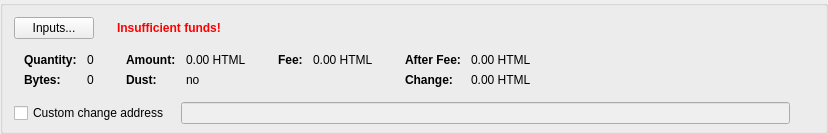
    <widget class="QGroupBox" name="groupBoxCoinControl">
     <layout class="QVBoxLayout" name="verticalLayout_4">
      <property name="bottomMargin">
       <number>6</number>
      </property>
      <item>
       <layout class="QVBoxLayout" name="verticalLayoutCoinControl" stretch="0,0,0,1">
        <property name="spacing">
         <number>0</number>
        </property>
        <property name="leftMargin">
         <number>0</number>
        </property>
        <property name="topMargin">
         <number>0</number>
        </property>
        <item>
         <layout class="QHBoxLayout" name="horizontalLayoutCoinControl2" stretch="0,0,0,0">
          <property name="spacing">
           <number>8</number>
          </property>
          <property name="bottomMargin">
           <number>10</number>
          </property>
          <item>
           <widget class="QPushButton" name="pushButtonCoinControl">
            <property name="styleSheet">
             <string notr="true"/>
            </property>
            <property name="text">
             <string>Inputs...</string>
            </property>
            <property name="autoDefault">
             <bool>false</bool>
            </property>
           </widget>
          </item>
          <item>
           <widget class="QLabel" name="labelCoinControlAutomaticallySelected">
            <property name="margin">
             <number>5</number>
            </property>
           </widget>
          </item>
          <item>
           <widget class="QLabel" name="labelCoinControlInsuffFunds">
            <property name="font">
             <font>
              <weight>75</weight>
              <bold>true</bold>
             </font>
            </property>
            <property name="styleSheet">
             <string notr="true">color:red;font-weight:bold;</string>
            </property>
            <property name="text">
             <string>Insufficient funds!</string>
            </property>
            <property name="margin">
             <number>5</number>
            </property>
           </widget>
          </item>
          <item>
           <spacer name="horizontalSpacerCoinControl">
            <property name="orientation">
             <enum>Qt::Horizontal</enum>
            </property>
            <property name="sizeHint" stdset="0">
             <size>
              <width>40</width>
              <height>1</height>
             </size>
            </property>
           </spacer>
          </item>
         </layout>
        </item>
        <item>
         <widget class="QWidget" name="widgetCoinControl" native="true">
          <property name="sizePolicy">
           <sizepolicy hsizetype="Preferred" vsizetype="Preferred">
            <horstretch>0</horstretch>
            <verstretch>0</verstretch>
           </sizepolicy>
          </property>
          <property name="minimumSize">
           <size>
            <width>0</width>
            <height>0</height>
           </size>
          </property>
          <property name="styleSheet">
           <string notr="true"/>
          </property>
          <layout class="QHBoxLayout" name="horizontalLayoutCoinControl5">
           <property name="leftMargin">
            <number>0</number>
           </property>
           <property name="topMargin">
            <number>0</number>
           </property>
           <property name="rightMargin">
            <number>0</number>
           </property>
           <property name="bottomMargin">
            <number>0</number>
           </property>
           <item>
            <layout class="QHBoxLayout" name="horizontalLayoutCoinControl3" stretch="0,0,0,1">
             <property name="spacing">
              <number>20</number>
             </property>
             <property name="topMargin">
              <number>0</number>
             </property>
             <property name="bottomMargin">
              <number>10</number>
             </property>
             <item>
              <layout class="QFormLayout" name="formLayoutCoinControl1">
               <property name="horizontalSpacing">
                <number>10</number>
               </property>
               <property name="verticalSpacing">
                <number>6</number>
               </property>
               <property name="leftMargin">
                <number>10</number>
               </property>
               <property name="topMargin">
                <number>4</number>
               </property>
               <property name="rightMargin">
                <number>6</number>
               </property>
               <item row="0" column="0">
                <widget class="QLabel" name="labelCoinControlQuantityText">
                 <property name="font">
                  <font>
                   <weight>75</weight>
                   <bold>true</bold>
                  </font>
                 </property>
                 <property name="text">
                  <string>Quantity:</string>
                 </property>
                 <property name="margin">
                  <number>0</number>
                 </property>
                </widget>
               </item>
               <item row="0" column="1">
                <widget class="QLabel" name="labelCoinControlQuantity">
                 <property name="cursor">
                  <cursorShape>IBeamCursor</cursorShape>
                 </property>
                 <property name="contextMenuPolicy">
                  <enum>Qt::ActionsContextMenu</enum>
                 </property>
                 <property name="text">
                  <string notr="true">0</string>
                 </property>
                 <property name="margin">
                  <number>0</number>
                 </property>
                 <property name="textInteractionFlags">
                  <set>Qt::LinksAccessibleByMouse|Qt::TextSelectableByKeyboard|Qt::TextSelectableByMouse</set>
                 </property>
                </widget>
               </item>
               <item row="1" column="0">
                <widget class="QLabel" name="labelCoinControlBytesText">
                 <property name="font">
                  <font>
                   <weight>75</weight>
                   <bold>true</bold>
                  </font>
                 </property>
                 <property name="text">
                  <string>Bytes:</string>
                 </property>
                </widget>
               </item>
               <item row="1" column="1">
                <widget class="QLabel" name="labelCoinControlBytes">
                 <property name="cursor">
                  <cursorShape>IBeamCursor</cursorShape>
                 </property>
                 <property name="contextMenuPolicy">
                  <enum>Qt::ActionsContextMenu</enum>
                 </property>
                 <property name="text">
                  <string notr="true">0</string>
                 </property>
                 <property name="textInteractionFlags">
                  <set>Qt::LinksAccessibleByMouse|Qt::TextSelectableByKeyboard|Qt::TextSelectableByMouse</set>
                 </property>
                </widget>
               </item>
              </layout>
             </item>
             <item>
              <layout class="QFormLayout" name="formLayoutCoinControl2">
               <property name="horizontalSpacing">
                <number>10</number>
               </property>
               <property name="verticalSpacing">
                <number>6</number>
               </property>
               <property name="leftMargin">
                <number>6</number>
               </property>
               <property name="topMargin">
                <number>4</number>
               </property>
               <property name="rightMargin">
                <number>6</number>
               </property>
               <item row="0" column="0">
                <widget class="QLabel" name="labelCoinControlAmountText">
                 <property name="font">
                  <font>
                   <weight>75</weight>
                   <bold>true</bold>
                  </font>
                 </property>
                 <property name="text">
                  <string>Amount:</string>
                 </property>
                 <property name="margin">
                  <number>0</number>
                 </property>
                </widget>
               </item>
               <item row="0" column="1">
                <widget class="QLabel" name="labelCoinControlAmount">
                 <property name="cursor">
                  <cursorShape>IBeamCursor</cursorShape>
                 </property>
                 <property name="contextMenuPolicy">
                  <enum>Qt::ActionsContextMenu</enum>
                 </property>
                 <property name="text">
                  <string notr="true">0.00 HTML</string>
                 </property>
                 <property name="textInteractionFlags">
                  <set>Qt::LinksAccessibleByMouse|Qt::TextSelectableByKeyboard|Qt::TextSelectableByMouse</set>
                 </property>
                </widget>
               </item>
               <item row="1" column="0">
                <widget class="QLabel" name="labelCoinControlLowOutputText">
                 <property name="font">
                  <font>
                   <weight>75</weight>
                   <bold>true</bold>
                  </font>
                 </property>
                 <property name="text">
                  <string>Dust:</string>
                 </property>
                </widget>
               </item>
               <item row="1" column="1">
                <widget class="QLabel" name="labelCoinControlLowOutput">
                 <property name="cursor">
                  <cursorShape>IBeamCursor</cursorShape>
                 </property>
                 <property name="contextMenuPolicy">
                  <enum>Qt::ActionsContextMenu</enum>
                 </property>
                 <property name="text">
                  <string notr="true">no</string>
                 </property>
                 <property name="textInteractionFlags">
                  <set>Qt::LinksAccessibleByMouse|Qt::TextSelectableByKeyboard|Qt::TextSelectableByMouse</set>
                 </property>
                </widget>
               </item>
              </layout>
             </item>
             <item>
              <layout class="QFormLayout" name="formLayoutCoinControl3">
               <property name="horizontalSpacing">
                <number>10</number>
               </property>
               <property name="verticalSpacing">
                <number>6</number>
               </property>
               <property name="leftMargin">
                <number>6</number>
               </property>
               <property name="topMargin">
                <number>4</number>
               </property>
               <property name="rightMargin">
                <number>6</number>
               </property>
               <item row="0" column="0">
                <widget class="QLabel" name="labelCoinControlFeeText">
                 <property name="font">
                  <font>
                   <weight>75</weight>
                   <bold>true</bold>
                  </font>
                 </property>
                 <property name="text">
                  <string>Fee:</string>
                 </property>
                 <property name="margin">
                  <number>0</number>
                 </property>
                </widget>
               </item>
               <item row="0" column="1">
                <widget class="QLabel" name="labelCoinControlFee">
                 <property name="cursor">
                  <cursorShape>IBeamCursor</cursorShape>
                 </property>
                 <property name="contextMenuPolicy">
                  <enum>Qt::ActionsContextMenu</enum>
                 </property>
                 <property name="text">
                  <string notr="true">0.00 HTML</string>
                 </property>
                 <property name="textInteractionFlags">
                  <set>Qt::LinksAccessibleByMouse|Qt::TextSelectableByKeyboard|Qt::TextSelectableByMouse</set>
                 </property>
                </widget>
               </item>
              </layout>
             </item>
             <item>
              <layout class="QFormLayout" name="formLayoutCoinControl4">
               <property name="horizontalSpacing">
                <number>10</number>
               </property>
               <property name="verticalSpacing">
                <number>6</number>
               </property>
               <property name="leftMargin">
                <number>6</number>
               </property>
               <property name="topMargin">
                <number>4</number>
               </property>
               <property name="rightMargin">
                <number>6</number>
               </property>
               <item row="0" column="0">
                <widget class="QLabel" name="labelCoinControlAfterFeeText">
                 <property name="font">
                  <font>
                   <weight>75</weight>
                   <bold>true</bold>
                  </font>
                 </property>
                 <property name="text">
                  <string>After Fee:</string>
                 </property>
                 <property name="margin">
                  <number>0</number>
                 </property>
                </widget>
               </item>
               <item row="0" column="1">
                <widget class="QLabel" name="labelCoinControlAfterFee">
                 <property name="cursor">
                  <cursorShape>IBeamCursor</cursorShape>
                 </property>
                 <property name="contextMenuPolicy">
                  <enum>Qt::ActionsContextMenu</enum>
                 </property>
                 <property name="text">
                  <string notr="true">0.00 HTML</string>
                 </property>
                 <property name="textInteractionFlags">
                  <set>Qt::LinksAccessibleByMouse|Qt::TextSelectableByKeyboard|Qt::TextSelectableByMouse</set>
                 </property>
                </widget>
               </item>
               <item row="1" column="0">
                <widget class="QLabel" name="labelCoinControlChangeText">
                 <property name="font">
                  <font>
                   <weight>75</weight>
                   <bold>true</bold>
                  </font>
                 </property>
                 <property name="text">
                  <string>Change:</string>
                 </property>
                </widget>
               </item>
               <item row="1" column="1">
                <widget class="QLabel" name="labelCoinControlChange">
                 <property name="cursor">
                  <cursorShape>IBeamCursor</cursorShape>
                 </property>
                 <property name="contextMenuPolicy">
                  <enum>Qt::ActionsContextMenu</enum>
                 </property>
                 <property name="text">
                  <string notr="true">0.00 HTML</string>
                 </property>
                 <property name="textInteractionFlags">
                  <set>Qt::LinksAccessibleByMouse|Qt::TextSelectableByKeyboard|Qt::TextSelectableByMouse</set>
                 </property>
                </widget>
               </item>
              </layout>
             </item>
            </layout>
           </item>
          </layout>
         </widget>
        </item>
        <item>
         <layout class="QHBoxLayout" name="horizontalLayoutCoinControl4" stretch="0,0,0">
          <property name="spacing">
           <number>12</number>
          </property>
          <property name="sizeConstraint">
           <enum>QLayout::SetDefaultConstraint</enum>
          </property>
          <property name="topMargin">
           <number>5</number>
          </property>
          <property name="rightMargin">
           <number>5</number>
          </property>
          <item>
           <widget class="QCheckBox" name="checkBoxCoinControlChange">
            <property name="toolTip">
             <string>If this is activated, but the change address is empty or invalid, change will be sent to a newly generated address.</string>
            </property>
            <property name="text">
             <string>Custom change address</string>
            </property>
           </widget>
          </item>
          <item>
           <widget class="QValidatedLineEdit" name="lineEditCoinControlChange">
            <property name="enabled">
             <bool>false</bool>
            </property>
            <property name="sizePolicy">
             <sizepolicy hsizetype="Expanding" vsizetype="Fixed">
              <horstretch>0</horstretch>
              <verstretch>0</verstretch>
             </sizepolicy>
            </property>
           </widget>
          </item>
          <item>
           <widget class="QLabel" name="labelCoinControlChangeLabel">
            <property name="sizePolicy">
             <sizepolicy hsizetype="Preferred" vsizetype="Expanding">
              <horstretch>0</horstretch>
              <verstretch>0</verstretch>
             </sizepolicy>
            </property>
            <property name="minimumSize">
             <size>
              <width>0</width>
              <height>0</height>
             </size>
            </property>
            <property name="text">
             <string/>
            </property>
            <property name="margin">
             <number>3</number>
            </property>
           </widget>
          </item>
         </layout>
        </item>
        <item>
         <spacer name="verticalSpacerCoinControl">
          <property name="orientation">
           <enum>Qt::Vertical</enum>
          </property>
          <property name="sizeHint" stdset="0">
           <size>
            <width>800</width>
            <height>1</height>
           </size>
          </property>
         </spacer>
        </item>
       </layout>
      </item>
     </layout>
    </widget>
